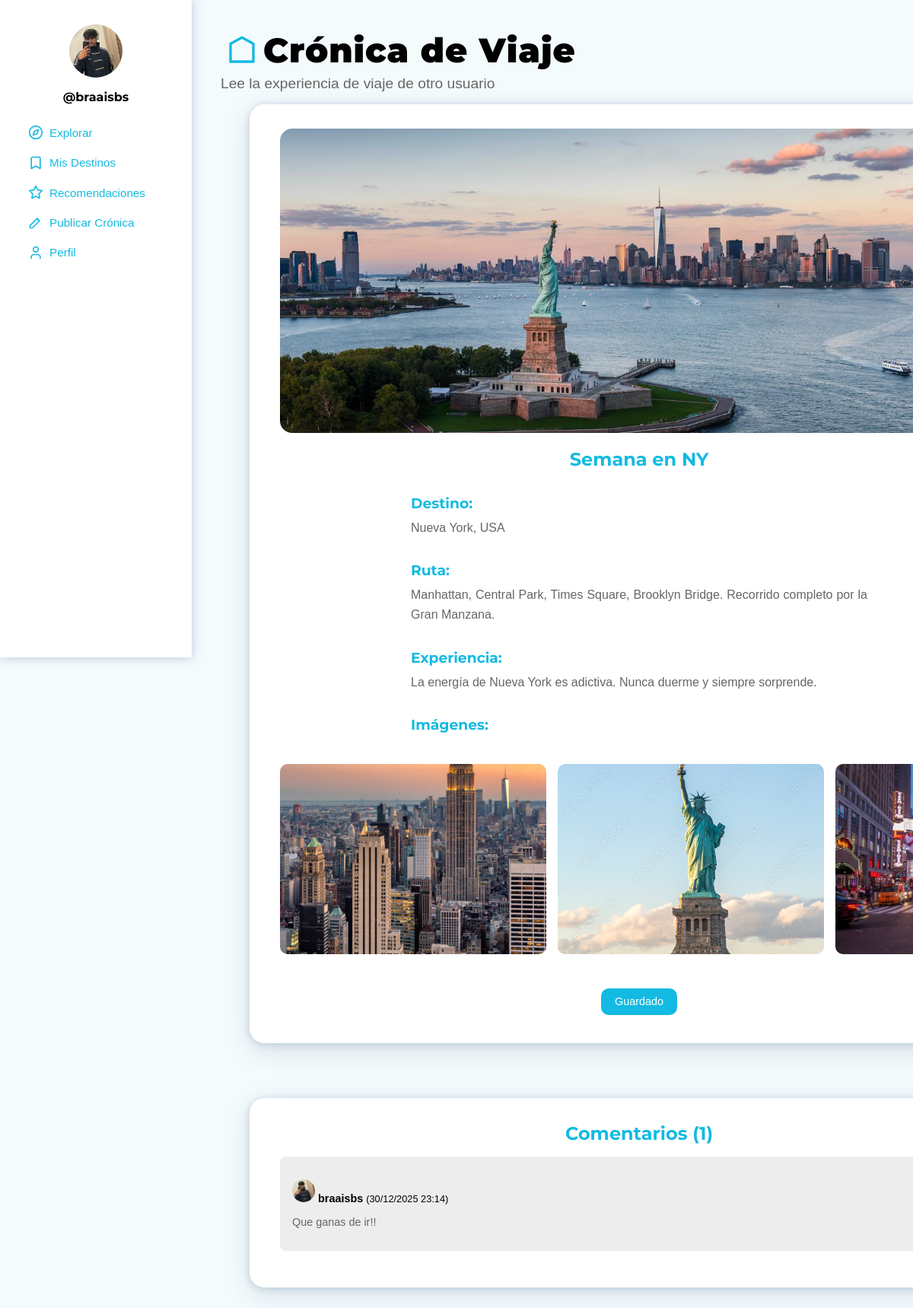
The page /usernormal-cronica.php?id=5 (signed in) on the database its author committed.
### tables this page shows
CREATE TABLE `cronica` (
  `id_cronica` int(11) NOT NULL,
  `titulo` varchar(300) NOT NULL,
  `ruta` text NOT NULL,
  `experiencia` longtext NOT NULL,
  `fecha_publicacion` datetime NOT NULL DEFAULT current_timestamp(),
  `imagen_principal` varchar(500) DEFAULT NULL,
  `id_usuario` int(11) NOT NULL,
  `id_destino` int(11) NOT NULL,
  `estado` enum('Publicada','Pendiente','Rechazada') NOT NULL DEFAULT 'Pendiente',
  `num_recomendados` int(11) NOT NULL
);

CREATE TABLE `destino` (
  `id_destino` int(11) NOT NULL,
  `nombre` varchar(200) NOT NULL
);

CREATE TABLE `imagen_carrusel` (
  `id_imagen` int(11) NOT NULL,
  `id_cronica` int(11) NOT NULL,
  `ruta_imagen` varchar(500) NOT NULL
);

CREATE TABLE `comentario` (
  `id_comentario` int(11) NOT NULL,
  `contenido` text NOT NULL,
  `fecha` datetime NOT NULL DEFAULT current_timestamp(),
  `id_usuario` int(11) NOT NULL,
  `id_cronica` int(11) NOT NULL
);

CREATE TABLE `usuario` (
  `id_usuario` int(11) NOT NULL,
  `nombre_usuario` varchar(100) NOT NULL,
  `nombre` varchar(100) NOT NULL,
  `apellido1` varchar(100) NOT NULL,
  `correo` varchar(150) NOT NULL,
  `contrasena` varchar(255) NOT NULL,
  `rol` enum('administrador','explorador','normal') NOT NULL DEFAULT 'normal',
  `foto_perfil` varchar(500) DEFAULT 'imagenes/NoUser.png',
  `descripcion` text DEFAULT NULL,
  `ubicacion` varchar(200) DEFAULT NULL,
  `paises_visitados` int(11) DEFAULT 0,
  `num_publicaciones` int(11) DEFAULT 0,
  `fecha_registro` timestamp NOT NULL DEFAULT current_timestamp()
);

### usernormal-cronica.php (the view, shortened to what this page needs)
<?php
$servidor   = "localhost";
$usuario_bd = "root";
$password_bd = "";
$nombre_bd  = "portal_viajes";
try {
    $pdo = new PDO("mysql:host=$servidor;dbname=$nombre_bd;charset=utf8mb4", $usuario_bd, $password_bd);
    $pdo->setAttribute(PDO::ATTR_ERRMODE, PDO::ERRMODE_EXCEPTION);
    $usuario = null;
    if (isset($_SESSION['usuario_id'])) {
        $stmt_usuario = $pdo->prepare("SELECT * FROM usuario WHERE id_usuario = ? LIMIT 1");
        $stmt_usuario->execute([$_SESSION['usuario_id']]);
        $usuario = $stmt_usuario->fetch(PDO::FETCH_ASSOC);
    }
    $id_cronica = isset($_GET['id']) ? (int)$_GET['id'] : 0;
    $stmt_cronica = $pdo->prepare("
        SELECT c.*, d.nombre AS nombre_destino
        FROM cronica c
        JOIN destino d ON c.id_destino = d.id_destino
        WHERE c.id_cronica = ? AND c.estado = 'Publicada'
    ");
    $stmt_cronica->execute([$id_cronica]);
    $cronica = $stmt_cronica->fetch(PDO::FETCH_ASSOC);
    $stmt_comentarios = $pdo->prepare("
        SELECT co.*, u.nombre_usuario, u.foto_perfil
        FROM comentario co
        JOIN usuario u ON co.id_usuario = u.id_usuario
        WHERE co.id_cronica = ?
        ORDER BY co.fecha DESC
    ");
    $stmt_comentarios->execute([$id_cronica]);
    $comentarios = $stmt_comentarios->fetchAll(PDO::FETCH_ASSOC);
    $stmt_g = $pdo->prepare("SELECT 1 FROM cronica_guardada WHERE id_usuario=? AND id_cronica=?");
    $stmt_g->execute([$usuario['id_usuario'], $id_cronica]);
    $esta_guardada = $stmt_g->fetch() !== false;
    $stmt_imagenes = $pdo->prepare("SELECT ruta_imagen FROM imagen_carrusel WHERE id_cronica = ? ORDER BY id_imagen ASC");
    $stmt_imagenes->execute([$id_cronica]);
    $imagenes = $stmt_imagenes->fetchAll(PDO::FETCH_ASSOC);
} catch (PDOException $e) {
    die("Error: " . $e->getMessage());
}
?>
<!DOCTYPE html>
<html lang="es">
    <head>
        <link rel="stylesheet" href="estilo.css" />
    </head>
    <body>
        <div class="estructura">
            <main>
                <header class="caja-encabezado-principal">
                    <h1 class="encabezado-principal seccion-cronica">Crónica de Viaje</h1>
                    <p class="subtitulo-principal">Lee la experiencia de viaje de otro usuario</p>
                </header>
                <div class="caja-principal cronica-detalle">
                    <img src="<?php echo htmlspecialchars($cronica['imagen_principal']); ?>" alt="Foto del viaje" class="imagen-cronica-miniatura">
                    <h2 class="titulo-cronica"><?php echo htmlspecialchars($cronica['titulo']); ?></h2>
                    <h3 class="apartado-cronica">Destino:</h3>
                    <p class="detalle-destino"><?php echo htmlspecialchars($cronica['nombre_destino']); ?></p>
                    <h3 class="apartado-cronica">Ruta:</h3>
                    <p class="detalle-ruta">
                         <?php echo nl2br(htmlspecialchars($cronica['ruta'])); ?>
                    </p>
                    <h3 class="apartado-cronica">Experiencia:</h3>
                    <p class="detalle-experiencia">
                         <?php echo nl2br(htmlspecialchars($cronica['experiencia'])); ?>
                    </p>
                    <?php if (!empty($imagenes)): ?>
                        <h3 class="apartado-cronica">Imágenes:</h3>
                        <div class="scroll-imagenes">
                            <?php foreach ($imagenes as $index => $img): ?>
                                <img src="<?php echo htmlspecialchars($img['ruta_imagen']); ?>"
                                     alt="Foto del viaje <?php echo $index + 1; ?>">
                            <?php endforeach; ?>
                        </div>
                    <?php endif; ?>
                    <div class="acciones-cronica">
                        <form method="POST" style="display:inline;">
                             <button type="submit" class="boton-accion">
                                <?php echo $esta_guardada ? 'Guardado' : 'Guardar'; ?>
                             </button>
                        </form>
                    </div>
                </div>
                <div class="caja-principal comentarios" id="comentarios-seccion">
                    <h3 class="apartado-comentarios">Comentarios (<?php echo count($comentarios); ?>)</h3>
                    <?php if (!empty($comentarios)): ?>
                        <?php foreach ($comentarios as $coment): ?>
                            <div class="comentario-item">
                                <p class="comentario-autor">
                                    <img src="<?php echo htmlspecialchars($coment['foto_perfil'] ?: 'imagenes/NoUser.png'); ?>"
                                         alt="Perfil" class="comentario-foto-perfil">
                                    <?php echo htmlspecialchars(trim($coment['nombre_usuario'])); ?>
                                    <span class="comentario-fecha">
                                        (<?php echo date('d/m/Y H:i', strtotime($coment['fecha'])); ?>)
                                    </span>
                                </p>
                                <p class="comentario-texto">
                                    <?php echo nl2br(htmlspecialchars($coment['contenido'])); ?>
                                </p>
                            </div>
                        <?php endforeach; ?>
                    <?php else: ?>
                        <p class="comentario-vacio">No hay comentarios</p>
                    <?php endif; ?>
                </div>
            </main>
            <aside>
                <img class="foto-perfil" src="<?php echo htmlspecialchars($usuario['foto_perfil'] ?: 'imagenes/NoUser.png'); ?>" alt="Imagen de perfil" />
                <h3 class="nombre-usuario">@<?php echo htmlspecialchars($usuario['nombre_usuario']); ?></h3>
                <nav class="menu-principal">
                    <div class="grupo-menu">
                        <a href="user-explorar.php" class="enlace-menu explorar">Explorar</a>
                        <a href="user-misdestinos.php" class="enlace-menu mis-destinos">Mis Destinos</a>
                        <a href="user-recomendaciones.php" class="enlace-menu recomendaciones">Recomendaciones</a>
                        <a href="usernormal-publicarcronica.php" class="enlace-menu publicar-cronica">Publicar Crónica</a>
                        <a href="usernormal-perfil.php" class="enlace-menu perfil">Perfil</a>
                    </div>
                </nav>
            </aside>
        </div>
    </body>
</html>

### rows shown on the page
cronica: imagen_principal (picture), titulo "Semana en NY", id_destino.nombre "Nueva York, USA", ruta "Manhattan, Central Park, Times Square, Brooklyn Bridge. Recorrido completo por la Gran Manzana.", experiencia "La energía de Nueva York es adictiva. Nunca duerme y siempre sorprende."
imagen_carrusel: ruta_imagen (picture)
imagen_carrusel: ruta_imagen (picture)
imagen_carrusel: ruta_imagen (picture)
comentario: id_usuario.foto_perfil (picture), id_usuario.nombre_usuario "braaisbs", fecha "30/12/2025 23:14", contenido "Que ganas de ir!!"
usuario: foto_perfil (picture), nombre_usuario "braaisbs"

### other values the page prints
count($comentarios) "1"
